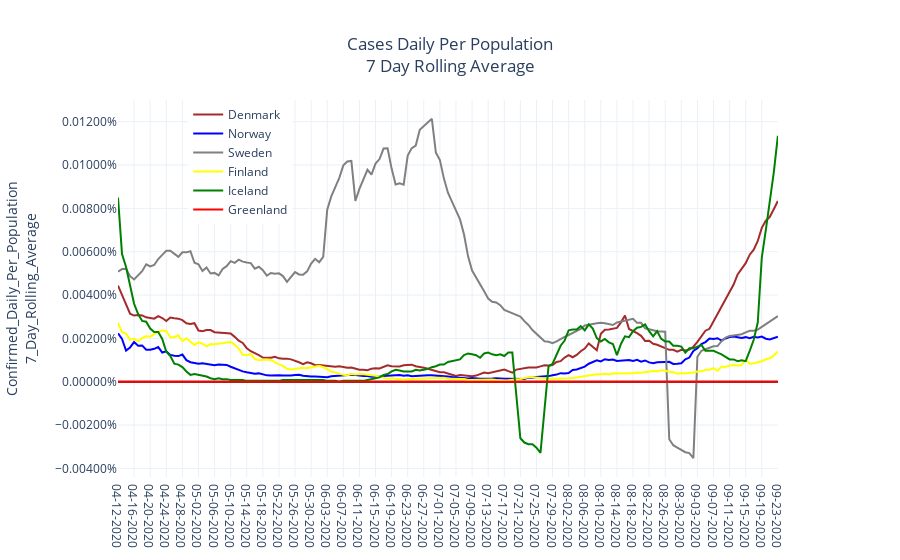

Write notebook code for a chart like this one.
### Code cell
fig = make_subplots(specs=[[{'secondary_y':True}]])
for mycountry in countries_list:
    fig.add_trace(go.Scatter(x=country_df[country_df['Country_Region']==mycountry]['Date'],
                               y=country_df[country_df['Country_Region']==mycountry]['Confirmed_Daily_Per_Population_7_Day_Rolling_Average'],
                               name = rename_dict[mycountry],
                               line = {'color':colors_dict[mycountry]}),
                  secondary_y = False)

fig.update_layout(showlegend = True,
                #legend= {'x':0.09,'y':0.97,'bgcolor':'rgba(0,0,0,0)'},
                legend = {'x':0.1,'y':1.0},
                title='Cases Daily Per Population<br>7 Day Rolling Average',
                title_x=0.5,
                #margin = {'r':55},
                yaxis={'title':'Confirmed_Daily_Per_Population<br>7_Day_Rolling_Average',
                       'tickformat':'.5%',
                       #'range': [0.0,0.000035],
                       'zeroline':True,'zerolinecolor':'#000000','zerolinewidth':2.0},
                template = 'plotly_white')
#fig.update_layout(annotations = [{'x':'06-25-2020',
#                                 'y':0.0000275,
#                                 'xref':'x','yref':'y',
#                                 'showarrow':True,'arrowhead':7,'ax':85,'ay':0,
#                                 'text':r'NJ<br>(Probable Confirmed Added)'}])
fig.update_yaxes(title_text='People_Tested_Daily_Per_Population<br>7_Day_Rolling_Average',
                 secondary_y=True,tickformat='.1%')
fig.show()
myfilename = r'C:\__YOUTUBE__\__POLITICS__\Coronavirus\outputdata\4-CV_Cases_Per_Pop_7DAVG.png'
fig.write_image(myfilename,width = 852,height = 480, scale = 2.0)
print('Static Image:')
Image(filename=myfilename)

### Figure 1 — Plotly figure (JSON) as saved in the notebook; plotly's stock layout.template omitted (floating-point values rounded to 4 significant figures; data arrays with more than 128 entries replaced by an {"elided": "..."} marker saying what was removed)
{"data": [{"line": {"color": "brown"}, "name": "Denmark", "type": "scatter", "x": {"elided": "165 str values"}, "xaxis": "x", "y": {"elided": "165 float values"}, "yaxis": "y"}, {"line": {"color": "blue"}, "name": "Norway", "type": "scatter", "x": {"elided": "165 str values"}, "xaxis": "x", "y": {"elided": "165 float values"}, "yaxis": "y"}, {"line": {"color": "grey"}, "name": "Sweden", "type": "scatter", "x": {"elided": "165 str values"}, "xaxis": "x", "y": {"elided": "165 float values"}, "yaxis": "y"}, {"line": {"color": "yellow"}, "name": "Finland", "type": "scatter", "x": {"elided": "165 str values"}, "xaxis": "x", "y": {"elided": "165 float values"}, "yaxis": "y"}, {"line": {"color": "green"}, "name": "Iceland", "type": "scatter", "x": {"elided": "165 str values"}, "xaxis": "x", "y": {"elided": "165 float values"}, "yaxis": "y"}, {"line": {"color": "red"}, "name": "Greenland", "type": "scatter", "x": {"elided": "165 str values"}, "xaxis": "x", "y": {"elided": "165 int values"}, "yaxis": "y"}], "layout": {"legend": {"x": 0.1, "y": 1}, "showlegend": true, "title": {"text": "Cases Daily Per Population<br>7 Day Rolling Average", "x": 0.5}, "xaxis": {"anchor": "y", "domain": [0, 0.94]}, "yaxis": {"anchor": "x", "domain": [0, 1], "tickformat": ".5%", "title": {"text": "Confirmed_Daily_Per_Population<br>7_Day_Rolling_Average"}, "zeroline": true, "zerolinecolor": "#000000", "zerolinewidth": 2}, "yaxis2": {"anchor": "x", "overlaying": "y", "side": "right", "tickformat": ".1%", "title": {"text": "People_Tested_Daily_Per_Population<br>7_Day_Rolling_Average"}}}}
